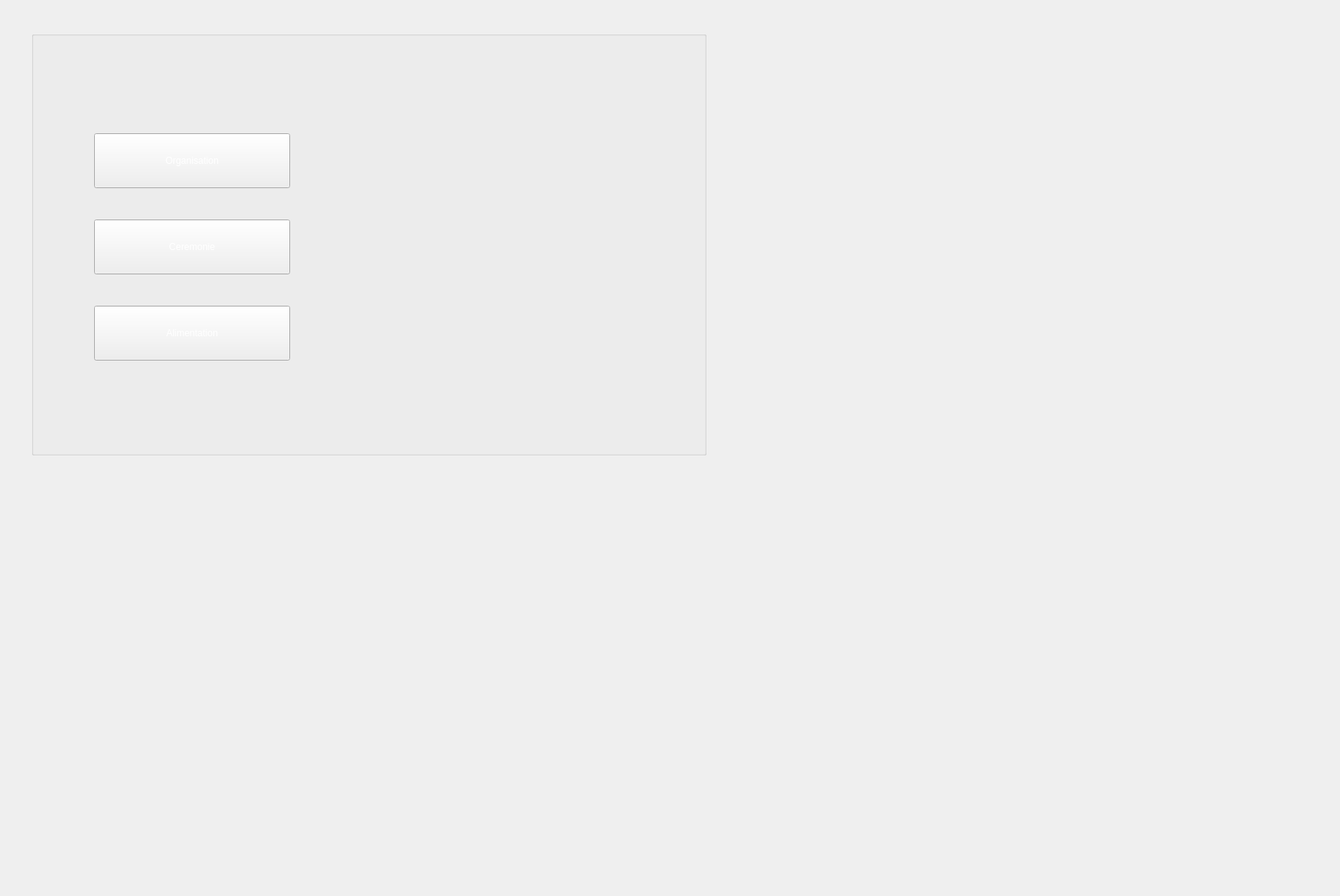
    <widget class="QWidget" name="sous_menuemploye">
     <widget class="QLabel" name="img_2">
      <property name="geometry">
       <rect>
        <x>0</x>
        <y>0</y>
        <width>1700</width>
        <height>1134</height>
       </rect>
      </property>
      <property name="text">
       <string/>
      </property>
      <property name="pixmap">
       <pixmap resource="src.qrc">:/ressource/mariage.jpg</pixmap>
      </property>
      <property name="scaledContents">
       <bool>false</bool>
      </property>
      <property name="alignment">
       <set>Qt::AlignCenter</set>
      </property>
      <property name="wordWrap">
       <bool>false</bool>
      </property>
     </widget>
     <widget class="QGroupBox" name="groupBox_2">
      <property name="geometry">
       <rect>
        <x>40</x>
        <y>40</y>
        <width>861</width>
        <height>541</height>
       </rect>
      </property>
      <property name="title">
       <string/>
      </property>
      <widget class="QPushButton" name="organisation_2">
       <property name="geometry">
        <rect>
         <x>80</x>
         <y>130</y>
         <width>250</width>
         <height>70</height>
        </rect>
       </property>
       <property name="styleSheet">
        <string notr="true">background-image: url(:/ressource/mariage.jpg);
color: rgb(255, 255, 255);
font: 16pt &quot;Sachiko&quot;;
border-color: rgb(255, 255, 255);</string>
       </property>
       <property name="text">
        <string>Organisation</string>
       </property>
      </widget>
      <widget class="QPushButton" name="ceremonie_2">
       <property name="geometry">
        <rect>
         <x>80</x>
         <y>240</y>
         <width>250</width>
         <height>70</height>
        </rect>
       </property>
       <property name="styleSheet">
        <string notr="true">background-image: url(:/ressource/mariage.jpg);
color: rgb(255, 255, 255);
font: 16pt &quot;Sachiko&quot;;
border-color: rgb(255, 255, 255);</string>
       </property>
       <property name="text">
        <string>Ceremonie</string>
       </property>
      </widget>
      <widget class="QPushButton" name="alimentation_2">
       <property name="geometry">
        <rect>
         <x>80</x>
         <y>350</y>
         <width>250</width>
         <height>70</height>
        </rect>
       </property>
       <property name="styleSheet">
        <string notr="true">background-image: url(:/ressource/mariage.jpg);
color: rgb(255, 255, 255);
font: 16pt &quot;Sachiko&quot;;
border-color: rgb(255, 255, 255);</string>
       </property>
       <property name="text">
        <string>Alimentation</string>
       </property>
      </widget>
     </widget>
    </widget>
